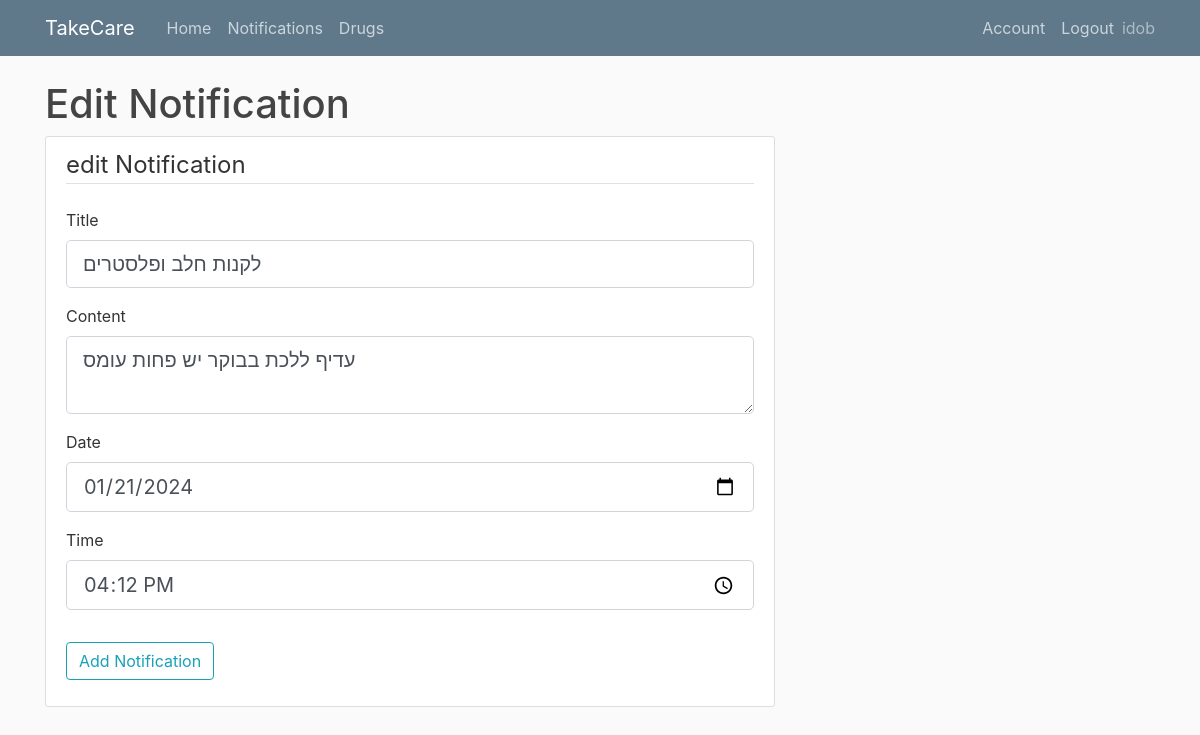
Before: /edit_notification/7 (signed in) with the older database file.
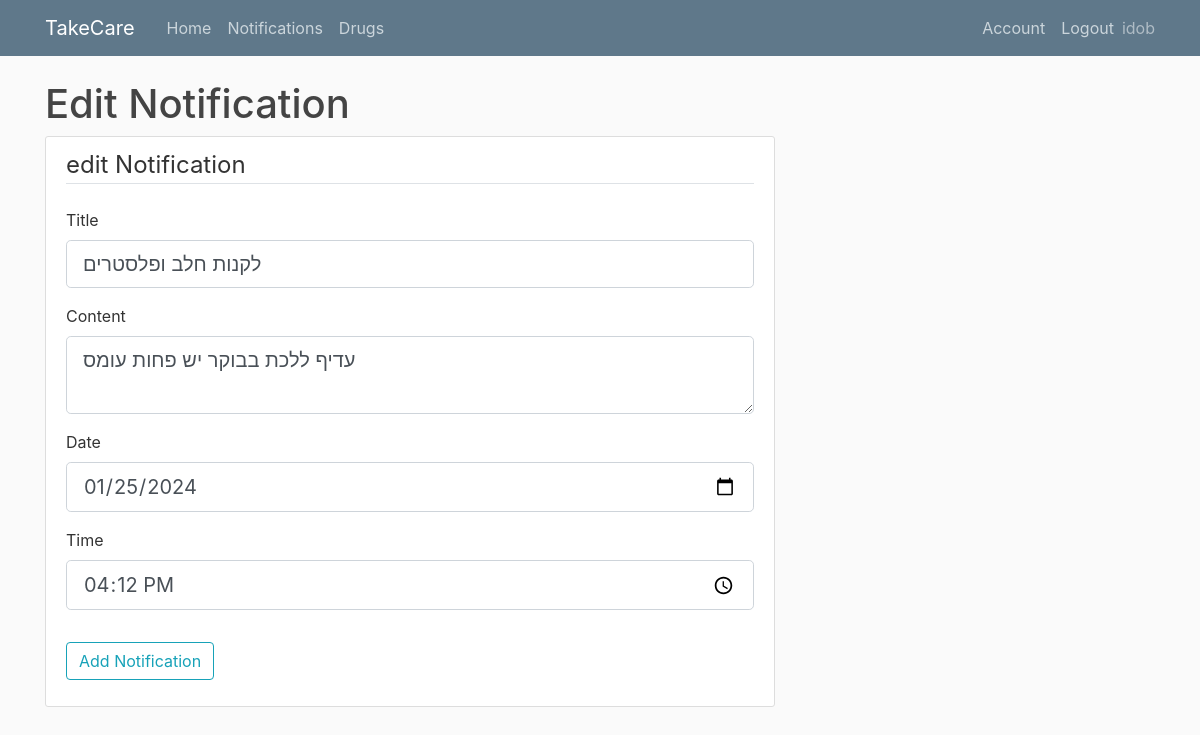
After: the same page with the newer database file.
### app/models.py (models this page shows, shortened)
class Notification(db.Model):
    id = db.Column(db.Integer, primary_key=True)
    title = db.Column(db.String(150),nullable=False)
    content = db.Column(db.Text,nullable=False)
    date = db.Column(db.Date,nullable=False)
    time = db.Column(db.Time,nullable=False)
    user_id = db.Column(db.Integer, db.ForeignKey('user.id'), nullable=False)

### app/routes.py (the view)
@app.route("/edit_notification/<int:notification_id>",methods=['GET','POST'])
@login_required
def edit_notification(notification_id):
    form = AddNotificationForm()
    notification = Notification.query.get_or_404(notification_id)
    if notification.user_id != current_user.id:
        abort(403)
    if form.validate_on_submit():
        notification.title = form.title.data
        notification.content = form.content.data
        notification.date = form.date.data
        notification.time = form.time.data
        db.session.commit()
        flash('Your Notification has been Updated !','success')
        return redirect(url_for('notification'))
    elif request.method == 'GET':
        form.title.data = notification.title
        form.content.data = notification.content
        form.date.data = notification.date
        form.time.data = notification.time
    return render_template("edit_notification.html", title="edit Notification", notification=notification, form=form)

### app/forms.py (shortened to what this page needs)
class AddNotificationForm(FlaskForm):
    title = StringField('Title',validators=[DataRequired()])
    content = TextAreaField('Content',validators=[DataRequired()])
    date = DateField('Date',validators=[DataRequired()])
    time = TimeField('Time',validators=[DataRequired()])
    submit = SubmitField('Add Notification')

### app/models.py (called while the page is built)
@login_manager.user_loader
def load_user(user_id):
    return User.query.get(int(user_id))

### app/templates/edit_notification.html (shortened to what this page needs)
{% extends "layout.html" %}
{% block content %}
    <h1>Edit Notification</h1>
        <div class="content-section">
            <form method="post" action="">
                <fieldset class="form-group">
                    <legend class="border-bottom mb-4"> edit Notification</legend>
                    <div class="form-group">
                        {{ form.title.label(class="form-control-label") }}
                        {% if form.title.errors %}
                            {{ form.title(class="form-control form-control-lg is-invalid")}}
                            <div class="is-invalid">
                                {% for error in form.title.errors %}
                                    <span>{{ error }}</span>
                                {% endfor %}
                            </div>
                        {% else %}
                            {{ form.title(class="form-control form-control-lg") }}
                        {% endif %}
                    </div>
                    <div class="form-group">
                    {{ form.content.label(class="form-control-label") }}
                        {% if form.content.errors %}
                            {{ form.content(class="form-control form-control-lg is-invalid")}}
                            <div class="is-invalid">
                                {% for error in form.content.errors %}
                                    <span>{{ error }}</span>
                                {% endfor %}
                            </div>
                        {% else %}
                            {{ form.content(class="form-control form-control-lg") }}
                        {% endif %}
                    </div>
                    <div class="form-group">
                    {{ form.date.label(class="form-control-label") }}
                        {% if form.date.errors %}
                            {{ form.date(class="form-control form-control-lg is-invalid")}}
                            <div class="is-invalid">
                                {% for error in form.date.errors %}
                                    <span>{{ error }}</span>
                                {% endfor %}
                            </div>
                        {% else %}
                            {{ form.date(class="form-control form-control-lg") }}
                        {% endif %}
                    </div>
                    <div class="form-group">
                        {{ form.time.label(class="form-control-label") }}
                            {% if form.time.errors %}
                                {{ form.time(class="form-control form-control-lg is-invalid")}}
                                <div class="is-invalid">
                                    {% for error in form.time.errors %}
                                        <span>{{ error }}</span>
                                    {% endfor %}
                                </div>
                            {% else %}
                                {{ form.time(class="form-control form-control-lg") }}
                            {% endif %}
                        </div>
                </fieldset>
                <div class="form-group">
                    {{ form.submit(class="btn btn-outline-info") }}
                </div>
            </form>
        </div>
    {% endblock content %}

Changed rows visible on the page:
changed Notification "לקנות חלב ופלסטרים": date "01/21/2024" → "01/25/2024"
